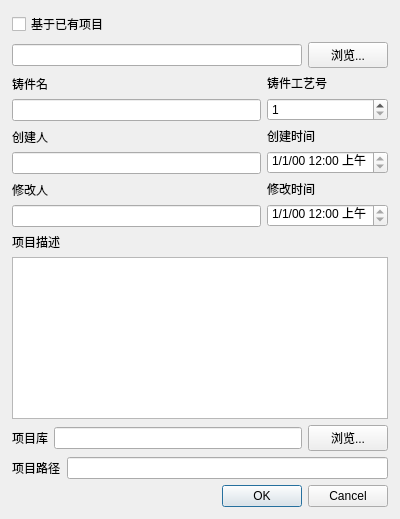
<?xml version="1.0" encoding="UTF-8"?>
<ui version="4.0">
 <class>Dialog</class>
 <widget class="QDialog" name="Dialog">
  <property name="geometry">
   <rect>
    <x>0</x>
    <y>0</y>
    <width>400</width>
    <height>519</height>
   </rect>
  </property>
  <property name="windowTitle">
   <string>新建项目</string>
  </property>
  <property name="locale">
   <locale language="Chinese" country="China"/>
  </property>
  <layout class="QVBoxLayout" name="verticalLayout">
   <property name="leftMargin">
    <number>12</number>
   </property>
   <property name="topMargin">
    <number>12</number>
   </property>
   <property name="rightMargin">
    <number>12</number>
   </property>
   <property name="bottomMargin">
    <number>12</number>
   </property>
   <item>
    <widget class="QFrame" name="frame">
     <property name="frameShape">
      <enum>QFrame::NoFrame</enum>
     </property>
     <property name="frameShadow">
      <enum>QFrame::Raised</enum>
     </property>
     <layout class="QVBoxLayout" name="verticalLayout_2">
      <property name="leftMargin">
       <number>0</number>
      </property>
      <property name="topMargin">
       <number>0</number>
      </property>
      <property name="rightMargin">
       <number>0</number>
      </property>
      <property name="bottomMargin">
       <number>0</number>
      </property>
      <item>
       <widget class="QCheckBox" name="checkBox_BasedProjectOn">
        <property name="text">
         <string>基于已有项目</string>
        </property>
       </widget>
      </item>
      <item>
       <widget class="QFrame" name="frame_4">
        <property name="frameShape">
         <enum>QFrame::NoFrame</enum>
        </property>
        <property name="frameShadow">
         <enum>QFrame::Raised</enum>
        </property>
        <layout class="QHBoxLayout" name="horizontalLayout">
         <property name="leftMargin">
          <number>0</number>
         </property>
         <property name="topMargin">
          <number>0</number>
         </property>
         <property name="rightMargin">
          <number>0</number>
         </property>
         <property name="bottomMargin">
          <number>0</number>
         </property>
         <item>
          <widget class="QLineEdit" name="lineEdit_BasedProjectPath"/>
         </item>
         <item>
          <widget class="QPushButton" name="pushButton_BasedProjectPath">
           <property name="text">
            <string>浏览...</string>
           </property>
          </widget>
         </item>
        </layout>
       </widget>
      </item>
     </layout>
    </widget>
   </item>
   <item>
    <widget class="QFrame" name="frame_2">
     <property name="frameShape">
      <enum>QFrame::NoFrame</enum>
     </property>
     <property name="frameShadow">
      <enum>QFrame::Raised</enum>
     </property>
     <layout class="QGridLayout" name="gridLayout">
      <property name="leftMargin">
       <number>0</number>
      </property>
      <property name="topMargin">
       <number>0</number>
      </property>
      <property name="rightMargin">
       <number>0</number>
      </property>
      <property name="bottomMargin">
       <number>0</number>
      </property>
      <item row="3" column="0">
       <widget class="QFrame" name="frame_9">
        <property name="frameShape">
         <enum>QFrame::NoFrame</enum>
        </property>
        <property name="frameShadow">
         <enum>QFrame::Raised</enum>
        </property>
        <layout class="QVBoxLayout" name="verticalLayout_6">
         <property name="leftMargin">
          <number>0</number>
         </property>
         <property name="topMargin">
          <number>0</number>
         </property>
         <property name="rightMargin">
          <number>0</number>
         </property>
         <property name="bottomMargin">
          <number>0</number>
         </property>
         <item>
          <widget class="QLabel" name="label_4">
           <property name="text">
            <string>修改人</string>
           </property>
          </widget>
         </item>
         <item>
          <widget class="QLineEdit" name="lineEdit_ModifiedAuthor"/>
         </item>
        </layout>
       </widget>
      </item>
      <item row="3" column="1">
       <widget class="QFrame" name="frame_10">
        <property name="frameShape">
         <enum>QFrame::NoFrame</enum>
        </property>
        <property name="frameShadow">
         <enum>QFrame::Raised</enum>
        </property>
        <layout class="QVBoxLayout" name="verticalLayout_8">
         <property name="leftMargin">
          <number>0</number>
         </property>
         <property name="topMargin">
          <number>0</number>
         </property>
         <property name="rightMargin">
          <number>0</number>
         </property>
         <property name="bottomMargin">
          <number>0</number>
         </property>
         <item>
          <widget class="QLabel" name="label_6">
           <property name="text">
            <string>修改时间</string>
           </property>
          </widget>
         </item>
         <item>
          <widget class="QTimeEdit" name="timeEdit_ModifiedTime">
           <property name="displayFormat">
            <string>d/M/yy h:mm AP</string>
           </property>
          </widget>
         </item>
        </layout>
       </widget>
      </item>
      <item row="0" column="1">
       <widget class="QFrame" name="frame_6">
        <property name="frameShape">
         <enum>QFrame::NoFrame</enum>
        </property>
        <property name="frameShadow">
         <enum>QFrame::Raised</enum>
        </property>
        <layout class="QVBoxLayout" name="verticalLayout_9">
         <property name="leftMargin">
          <number>0</number>
         </property>
         <property name="topMargin">
          <number>0</number>
         </property>
         <property name="rightMargin">
          <number>0</number>
         </property>
         <property name="bottomMargin">
          <number>0</number>
         </property>
         <item>
          <widget class="QLabel" name="label_7">
           <property name="text">
            <string>铸件工艺号</string>
           </property>
          </widget>
         </item>
         <item>
          <widget class="QSpinBox" name="spinBox_CastingNumber">
           <property name="minimum">
            <number>1</number>
           </property>
           <property name="maximum">
            <number>9999</number>
           </property>
          </widget>
         </item>
        </layout>
       </widget>
      </item>
      <item row="2" column="0">
       <widget class="QFrame" name="frame_7">
        <property name="frameShape">
         <enum>QFrame::NoFrame</enum>
        </property>
        <property name="frameShadow">
         <enum>QFrame::Raised</enum>
        </property>
        <layout class="QVBoxLayout" name="verticalLayout_5">
         <property name="leftMargin">
          <number>0</number>
         </property>
         <property name="topMargin">
          <number>0</number>
         </property>
         <property name="rightMargin">
          <number>0</number>
         </property>
         <property name="bottomMargin">
          <number>0</number>
         </property>
         <item>
          <widget class="QLabel" name="label_3">
           <property name="text">
            <string>创建人</string>
           </property>
          </widget>
         </item>
         <item>
          <widget class="QLineEdit" name="lineEdit_CreatedAuthor"/>
         </item>
        </layout>
       </widget>
      </item>
      <item row="2" column="1">
       <widget class="QFrame" name="frame_8">
        <property name="frameShape">
         <enum>QFrame::NoFrame</enum>
        </property>
        <property name="frameShadow">
         <enum>QFrame::Raised</enum>
        </property>
        <layout class="QVBoxLayout" name="verticalLayout_7">
         <property name="leftMargin">
          <number>0</number>
         </property>
         <property name="topMargin">
          <number>0</number>
         </property>
         <property name="rightMargin">
          <number>0</number>
         </property>
         <property name="bottomMargin">
          <number>0</number>
         </property>
         <item>
          <widget class="QLabel" name="label_5">
           <property name="text">
            <string>创建时间</string>
           </property>
          </widget>
         </item>
         <item>
          <widget class="QTimeEdit" name="timeEdit_CreatedTime">
           <property name="currentSection">
            <enum>QDateTimeEdit::NoSection</enum>
           </property>
           <property name="displayFormat">
            <string>d/M/yy h:mm AP</string>
           </property>
          </widget>
         </item>
        </layout>
       </widget>
      </item>
      <item row="0" column="0">
       <widget class="QFrame" name="frame_5">
        <property name="frameShape">
         <enum>QFrame::NoFrame</enum>
        </property>
        <property name="frameShadow">
         <enum>QFrame::Raised</enum>
        </property>
        <layout class="QVBoxLayout" name="verticalLayout_4">
         <property name="leftMargin">
          <number>0</number>
         </property>
         <property name="topMargin">
          <number>0</number>
         </property>
         <property name="rightMargin">
          <number>0</number>
         </property>
         <property name="bottomMargin">
          <number>0</number>
         </property>
         <item>
          <widget class="QLabel" name="label_2">
           <property name="text">
            <string>铸件名</string>
           </property>
          </widget>
         </item>
         <item>
          <widget class="QLineEdit" name="lineEdit_CastingName"/>
         </item>
        </layout>
       </widget>
      </item>
     </layout>
    </widget>
   </item>
   <item>
    <widget class="QFrame" name="frame_3">
     <property name="frameShape">
      <enum>QFrame::NoFrame</enum>
     </property>
     <property name="frameShadow">
      <enum>QFrame::Raised</enum>
     </property>
     <layout class="QVBoxLayout" name="verticalLayout_3">
      <property name="leftMargin">
       <number>0</number>
      </property>
      <property name="topMargin">
       <number>0</number>
      </property>
      <property name="rightMargin">
       <number>0</number>
      </property>
      <property name="bottomMargin">
       <number>0</number>
      </property>
      <item>
       <widget class="QLabel" name="label">
        <property name="text">
         <string>项目描述</string>
        </property>
       </widget>
      </item>
      <item>
       <widget class="QPlainTextEdit" name="plainTextEdit_ProjectComment"/>
      </item>
      <item>
       <widget class="QFrame" name="frame_11">
        <property name="frameShape">
         <enum>QFrame::NoFrame</enum>
        </property>
        <property name="frameShadow">
         <enum>QFrame::Raised</enum>
        </property>
        <layout class="QHBoxLayout" name="horizontalLayout_2">
         <property name="leftMargin">
          <number>0</number>
         </property>
         <property name="topMargin">
          <number>0</number>
         </property>
         <property name="rightMargin">
          <number>0</number>
         </property>
         <property name="bottomMargin">
          <number>0</number>
         </property>
         <item>
          <widget class="QLabel" name="label_8">
           <property name="text">
            <string>项目库</string>
           </property>
          </widget>
         </item>
         <item>
          <widget class="QLineEdit" name="lineEdit_ProjectLibaryPath"/>
         </item>
         <item>
          <widget class="QPushButton" name="pushButton_ProjectLibaryPath">
           <property name="text">
            <string>浏览...</string>
           </property>
          </widget>
         </item>
        </layout>
       </widget>
      </item>
      <item>
       <widget class="QFrame" name="frame_12">
        <property name="frameShape">
         <enum>QFrame::NoFrame</enum>
        </property>
        <property name="frameShadow">
         <enum>QFrame::Raised</enum>
        </property>
        <layout class="QHBoxLayout" name="horizontalLayout_3">
         <property name="leftMargin">
          <number>0</number>
         </property>
         <property name="topMargin">
          <number>0</number>
         </property>
         <property name="rightMargin">
          <number>0</number>
         </property>
         <property name="bottomMargin">
          <number>0</number>
         </property>
         <item>
          <widget class="QLabel" name="label_9">
           <property name="text">
            <string>项目路径</string>
           </property>
          </widget>
         </item>
         <item>
          <widget class="QLineEdit" name="lineEdit_ProjectPath"/>
         </item>
        </layout>
       </widget>
      </item>
     </layout>
    </widget>
   </item>
   <item>
    <widget class="QDialogButtonBox" name="buttonBox">
     <property name="orientation">
      <enum>Qt::Horizontal</enum>
     </property>
     <property name="standardButtons">
      <set>QDialogButtonBox::Cancel|QDialogButtonBox::Ok</set>
     </property>
    </widget>
   </item>
  </layout>
 </widget>
 <resources/>
 <connections/>
</ui>
